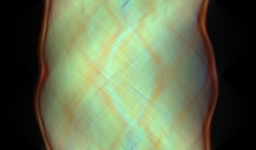
#> input picture sinogram.png, 256 x 150 px, shrunk from 616 x 360 before the run
$ python main.py sinogram.png
#> lines starting #> are read from the running program, lines starting #| are printed output that depends on the picture
import numpy as np
import matplotlib.pyplot as plt
import imageio.v3 as iio
from skimage.transform import rotate
from scipy.fftpack import rfft, irfft
from PIL import Image
import argparse

def ramp_filter(ffts):
    """Applies a ramp filter in the frequency domain."""
    ramp = np.floor(np.arange(0.5, ffts.shape[1] // 2 + 0.1, 0.5))
    return ffts * ramp

def hamming_ramp_filter(ffts):
    """Applies a ramp filter with Hamming window."""
    ramp = np.floor(np.arange(0.5, ffts.shape[1] // 2 + 0.1, 0.5))
    hamming = np.hamming(len(ramp))
    return ffts * ramp * hamming

def hann_ramp_filter(ffts):
    """Applies a ramp filter with Hann window."""
    ramp = np.floor(np.arange(0.5, ffts.shape[1] // 2 + 0.1, 0.5))
    # "Hann window" and "Hanning window" are the same thing apparently
    # https://numpy.org/doc/stable/reference/generated/numpy.hanning.html
    hann = np.hanning(len(ramp))
    return ffts * ramp * hann

def reconstruct_image(sinogram, filter_fn=None):
    """Reconstructs an image from a sinogram using backprojection."""
    sinogram_fft = rfft(sinogram, axis=1)

    if filter_fn:
        sinogram_fft = filter_fn(sinogram_fft)

    filtered_sinogram = irfft(sinogram_fft, axis=1)

    steps, M = filtered_sinogram.shape
    laminogram = np.zeros((M, M))
    dTheta = 180.0 / steps
    for i in range(steps):
        temp = np.tile(filtered_sinogram[i], (M, 1))
        bp = rotate(temp, dTheta * i)
        laminogram += bp

    return laminogram


def crop_image(image, width_ratio, height_ratio):
    """Crops the image from the center using the correct width-to-height ratio formula."""
    h, w = image.shape[:2]

    # Compute the correct scaling factor
    scaling_factor = w / np.sqrt(width_ratio ** 2 + height_ratio ** 2)

    # Compute the new dimensions
    new_w = int(round(scaling_factor * width_ratio))
    new_h = int(round(scaling_factor * height_ratio))

    # Ensure new dimensions do not exceed original size
    new_w = min(new_w, w)
    new_h = min(new_h, h)

    # Compute crop coordinates (centered)
    start_x = (w - new_w) // 2
    start_y = (h - new_h) // 2

    return image[start_y:start_y + new_h, start_x:start_x + new_w]


def normalize_image(img):
    """Normalize image to 8-bit range (0-255)."""
    chi, clo = img.max(), img.min()
    chnorm = 255 * (img - clo) / (chi - clo)
    return np.floor(chnorm).astype('uint8')


def main():
    parser = argparse.ArgumentParser(description="Reconstruct an image from a sinogram.")
    parser.add_argument("sinogram_path", type=str, help="Path to the sinogram image file.")
    args = parser.parse_args()

    # Load sinogram
    sinogram = iio.imread(args.sinogram_path)
#> sinogram is the input picture: shape (150, 256, 3); mean R, G, B 99.8, 111.4, 81.1
    metadata = iio.immeta(args.sinogram_path)
#> metadata = {'mode': 'RGB', 'shape': (256, 150)}

    # Extract aspect ratio from metadata
    aspect_ratio_str = metadata.get("AspectRatio", "1:1")  # Default to 1:1 if missing
#> aspect_ratio_str = '1:1'
    width_ratio, height_ratio = map(int, aspect_ratio_str.split(':'))
#> width_ratio = 1; height_ratio = 1

    # Print the extracted aspect ratio
    print(f"Extracted Aspect Ratio from Metadata: {aspect_ratio_str} ({width_ratio}:{height_ratio})")
#| Extracted Aspect Ratio from Metadata: 1:1 (1:1)

    # Define filters
    filters = {
        "No Filter": None,
        "Ramp Filter": ramp_filter,
        "Hamming Ramp Filter": hamming_ramp_filter,
        "Hann Ramp Filter": hann_ramp_filter
    }

    # Process each color channel
    reconstructed_images = {}
    channels = ['Red', 'Green', 'Blue']

    for filter_name, filter_func in filters.items():
        recon_channels = []
        for i, color in enumerate(channels):
            recon = reconstruct_image(sinogram[:, :, i], filter_func)  # Reconstruct
            recon = crop_image(recon, width_ratio, height_ratio)  # Crop
            recon = normalize_image(recon)  # Normalize
            recon_channels.append(recon)

        reconstructed_images[filter_name] = np.dstack(recon_channels)  # Stack RGB channels
#> this loop made 4 passes
#> pass 1, in reconstruct_image, `sinogram_fft = rfft(sinogram, axis=1)`:
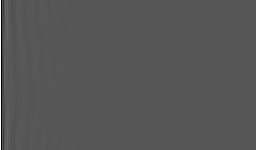
#> sinogram_fft: shape (150, 256) float64; min -13216.5, max 25575, mean 46.4; drawn with min black and max white
#> pass 1, in reconstruct_image, `filtered_sinogram = irfft(sinogram_fft, axis=1)`:
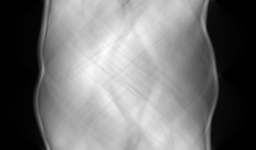
#> filtered_sinogram: shape (150, 256) float64; min -7.11e-14, max 216, mean 99.8; drawn with min black and max white
#> pass 1, in normalize_image, `chnorm = 255 * (img - clo) / (chi - clo)`:
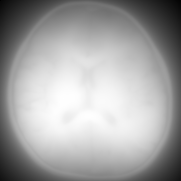
#> chnorm: shape (181, 181) float64; min 0, max 255, mean 163.3
#> after the loop, reconstructed_images = 4 items

    # Save images
    for filter_name, image in reconstructed_images.items():
        Image.fromarray(image).save(f'recon_{filter_name.lower().replace(" ", "_")}.png')
#> this loop made 4 passes
#> filter_name on passes 1 to 4: 'No Filter', 'Ramp Filter', 'Hamming Ramp Filter', 'Hann Ramp Filter'
#> pass 1, in main, `Image.fromarray(image).save(f'recon_{filter_name.lower().replace(" ", ..`:
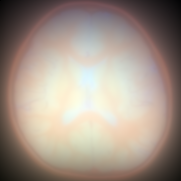
#> saved as recon_no_filter.png: PIL image 181x181 RGB; mean R, G, B 162.8, 148.3, 136.9
#> pass 2, in main, `Image.fromarray(image).save(f'recon_{filter_name.lower().replace(" ", ..`:
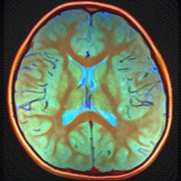
#> saved as recon_ramp_filter.png: PIL image 181x181 RGB; mean R, G, B 99.5, 111.8, 86.8

    # Display results
    fig, axes = plt.subplots(1, 4, figsize=(15, 5))
    for ax, (filter_name, image) in zip(axes, reconstructed_images.items()):
        ax.imshow(image)
        ax.set_title(filter_name)
        ax.axis('off')

    plt.show()
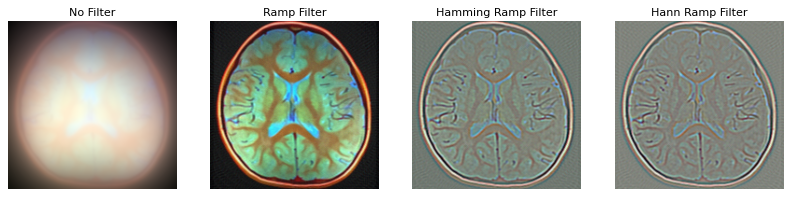
#> figure drawn by matplotlib, 4 panels


if __name__ == "__main__":
    main()
